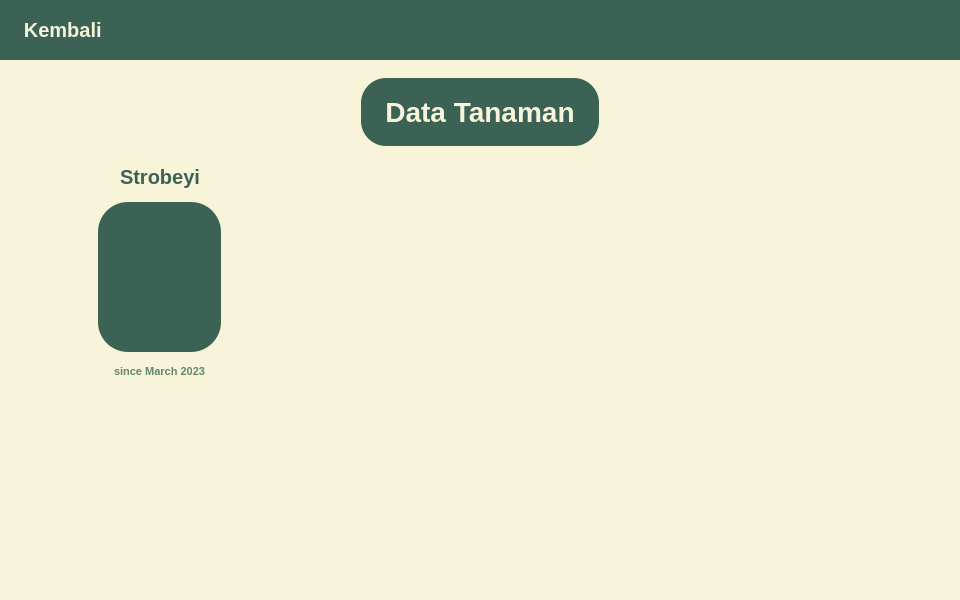
<?xml version="1.0" encoding="UTF-8"?>
<ui version="4.0">
 <class>MainWindow</class>
 <widget class="QMainWindow" name="MainWindow">
  <property name="geometry">
   <rect>
    <x>0</x>
    <y>0</y>
    <width>960</width>
    <height>600</height>
   </rect>
  </property>
  <property name="windowTitle">
   <string>MainWindow</string>
  </property>
  <property name="styleSheet">
   <string notr="true">*{
	border: none;
	background-color: transparent;
	background: transparent;
	padding: 0;
	margin: 0;
}</string>
  </property>
  <widget class="QWidget" name="centralwidget">
   <layout class="QVBoxLayout" name="verticalLayout">
    <property name="spacing">
     <number>0</number>
    </property>
    <property name="leftMargin">
     <number>0</number>
    </property>
    <property name="topMargin">
     <number>0</number>
    </property>
    <property name="rightMargin">
     <number>0</number>
    </property>
    <property name="bottomMargin">
     <number>0</number>
    </property>
    <item>
     <widget class="QFrame" name="header">
      <property name="minimumSize">
       <size>
        <width>0</width>
        <height>60</height>
       </size>
      </property>
      <property name="styleSheet">
       <string notr="true">#header {
	background-color: #3C6255;
}</string>
      </property>
      <property name="frameShape">
       <enum>QFrame::StyledPanel</enum>
      </property>
      <property name="frameShadow">
       <enum>QFrame::Raised</enum>
      </property>
      <layout class="QHBoxLayout" name="horizontalLayout">
       <item>
        <widget class="QFrame" name="frame_temp">
         <property name="frameShape">
          <enum>QFrame::StyledPanel</enum>
         </property>
         <property name="frameShadow">
          <enum>QFrame::Raised</enum>
         </property>
         <layout class="QHBoxLayout" name="horizontalLayout_3">
          <property name="topMargin">
           <number>0</number>
          </property>
          <property name="bottomMargin">
           <number>0</number>
          </property>
          <item alignment="Qt::AlignLeft">
           <widget class="QPushButton" name="btn_back">
            <property name="styleSheet">
             <string notr="true">#btn_back {
	color: #F7F4D9;
	font-size: 20px;
	font-weight: 600;
}

#btn_back:hover {
	color: #DEDBC0;
}</string>
            </property>
            <property name="text">
             <string> Kembali</string>
            </property>
            <property name="icon">
             <iconset resource="../artikel/resources.qrc">
              <normaloff>:/icons/left__arrow2.svg</normaloff>:/icons/left__arrow2.svg</iconset>
            </property>
            <property name="iconSize">
             <size>
              <width>24</width>
              <height>24</height>
             </size>
            </property>
            <property name="autoExclusive">
             <bool>false</bool>
            </property>
            <property name="flat">
             <bool>false</bool>
            </property>
           </widget>
          </item>
         </layout>
        </widget>
       </item>
       <item>
        <widget class="QFrame" name="frame_logo">
         <property name="frameShape">
          <enum>QFrame::StyledPanel</enum>
         </property>
         <property name="frameShadow">
          <enum>QFrame::Raised</enum>
         </property>
         <layout class="QHBoxLayout" name="horizontalLayout_2">
          <property name="spacing">
           <number>0</number>
          </property>
          <property name="leftMargin">
           <number>0</number>
          </property>
          <property name="topMargin">
           <number>0</number>
          </property>
          <property name="rightMargin">
           <number>0</number>
          </property>
          <property name="bottomMargin">
           <number>0</number>
          </property>
          <item>
           <widget class="QLabel" name="logo">
            <property name="minimumSize">
             <size>
              <width>0</width>
              <height>0</height>
             </size>
            </property>
            <property name="maximumSize">
             <size>
              <width>42</width>
              <height>42</height>
             </size>
            </property>
            <property name="pixmap">
             <pixmap>../artikel/logo_circle.png</pixmap>
            </property>
            <property name="scaledContents">
             <bool>true</bool>
            </property>
           </widget>
          </item>
         </layout>
        </widget>
       </item>
       <item>
        <widget class="QFrame" name="frame_temp_2">
         <property name="frameShape">
          <enum>QFrame::StyledPanel</enum>
         </property>
         <property name="frameShadow">
          <enum>QFrame::Raised</enum>
         </property>
        </widget>
       </item>
      </layout>
     </widget>
    </item>
    <item>
     <widget class="QScrollArea" name="scrollArea">
      <property name="styleSheet">
       <string notr="true">#scrollArea {
	background-color: #F7F4D9;
}

QScrollBar:vertical {
	border: none;
	width: 20px;
	margin: 5px;
	border-radius: 0px;
 }

/*  HANDLE BAR VERTICAL */
QScrollBar::handle:vertical {	
	background-color: #3C6255;
	min-height: 20px;
	border-radius: 5px;
}

QScrollBar::handle:vertical:hover{	
	background-color: #23493C;
}

/* BTN TOP - SCROLLBAR */
QScrollBar::sub-line:vertical {
	height: 0px;
}

/* BTN BOTTOM - SCROLLBAR */
QScrollBar::add-line:vertical {
	height: 0px;
}

/* RESET ARROW */
QScrollBar::up-arrow:vertical, QScrollBar::down-arrow:vertical {
	background: none;
}
QScrollBar::add-page:vertical, QScrollBar::sub-page:vertical {
	background: none;
}
</string>
      </property>
      <property name="widgetResizable">
       <bool>true</bool>
      </property>
      <widget class="QWidget" name="scrollAreaWidgetContents">
       <property name="geometry">
        <rect>
         <x>0</x>
         <y>0</y>
         <width>960</width>
         <height>540</height>
        </rect>
       </property>
       <layout class="QVBoxLayout" name="verticalLayout_2">
        <property name="spacing">
         <number>0</number>
        </property>
        <property name="leftMargin">
         <number>0</number>
        </property>
        <property name="topMargin">
         <number>0</number>
        </property>
        <property name="rightMargin">
         <number>0</number>
        </property>
        <property name="bottomMargin">
         <number>0</number>
        </property>
        <item>
         <widget class="QFrame" name="main">
          <property name="sizePolicy">
           <sizepolicy hsizetype="Preferred" vsizetype="MinimumExpanding">
            <horstretch>0</horstretch>
            <verstretch>0</verstretch>
           </sizepolicy>
          </property>
          <property name="styleSheet">
           <string notr="true">#main {
	background-color: #F7F4D9;
}</string>
          </property>
          <property name="frameShape">
           <enum>QFrame::StyledPanel</enum>
          </property>
          <property name="frameShadow">
           <enum>QFrame::Raised</enum>
          </property>
          <layout class="QVBoxLayout" name="verticalLayout_3">
           <property name="leftMargin">
            <number>18</number>
           </property>
           <property name="rightMargin">
            <number>18</number>
           </property>
           <item>
            <widget class="QFrame" name="frame_title">
             <property name="sizePolicy">
              <sizepolicy hsizetype="Preferred" vsizetype="Maximum">
               <horstretch>0</horstretch>
               <verstretch>0</verstretch>
              </sizepolicy>
             </property>
             <layout class="QHBoxLayout" name="horizontalLayout_5">
              <property name="bottomMargin">
               <number>9</number>
              </property>
              <item alignment="Qt::AlignHCenter|Qt::AlignVCenter">
               <widget class="QLabel" name="label_title_tdl">
                <property name="minimumSize">
                 <size>
                  <width>238</width>
                  <height>68</height>
                 </size>
                </property>
                <property name="styleSheet">
                 <string notr="true">#label_title_tdl {
	color: #F7F4D9;
	background-color: #3C6255;
	border-radius: 25px;
	font-size: 28px;
	font-weight: 600;
}</string>
                </property>
                <property name="text">
                 <string>Data Tanaman</string>
                </property>
                <property name="alignment">
                 <set>Qt::AlignCenter</set>
                </property>
               </widget>
              </item>
             </layout>
            </widget>
           </item>
           <item>
            <widget class="QFrame" name="frame_data_tanaman">
             <property name="minimumSize">
              <size>
               <width>0</width>
               <height>100</height>
              </size>
             </property>
             <property name="frameShape">
              <enum>QFrame::StyledPanel</enum>
             </property>
             <property name="frameShadow">
              <enum>QFrame::Raised</enum>
             </property>
             <layout class="QVBoxLayout" name="verticalLayout_5">
              <property name="spacing">
               <number>0</number>
              </property>
              <property name="leftMargin">
               <number>0</number>
              </property>
              <property name="topMargin">
               <number>0</number>
              </property>
              <property name="rightMargin">
               <number>0</number>
              </property>
              <property name="bottomMargin">
               <number>0</number>
              </property>
              <item>
               <layout class="QGridLayout" name="grid_layout_tanaman">
                <property name="horizontalSpacing">
                 <number>36</number>
                </property>
                <property name="verticalSpacing">
                 <number>72</number>
                </property>
                <item row="0" column="0">
                 <widget class="QFrame" name="frame_tanaman_1">
                  <property name="minimumSize">
                   <size>
                    <width>0</width>
                    <height>220</height>
                   </size>
                  </property>
                  <property name="frameShape">
                   <enum>QFrame::StyledPanel</enum>
                  </property>
                  <property name="frameShadow">
                   <enum>QFrame::Raised</enum>
                  </property>
                  <layout class="QVBoxLayout" name="verticalLayout_4">
                   <property name="spacing">
                    <number>0</number>
                   </property>
                   <property name="leftMargin">
                    <number>0</number>
                   </property>
                   <property name="topMargin">
                    <number>0</number>
                   </property>
                   <property name="rightMargin">
                    <number>0</number>
                   </property>
                   <property name="bottomMargin">
                    <number>0</number>
                   </property>
                   <item>
                    <widget class="QFrame" name="frame_nama">
                     <property name="maximumSize">
                      <size>
                       <width>16777215</width>
                       <height>40</height>
                      </size>
                     </property>
                     <property name="frameShape">
                      <enum>QFrame::StyledPanel</enum>
                     </property>
                     <property name="frameShadow">
                      <enum>QFrame::Raised</enum>
                     </property>
                     <layout class="QHBoxLayout" name="horizontalLayout_4">
                      <property name="spacing">
                       <number>0</number>
                      </property>
                      <property name="leftMargin">
                       <number>0</number>
                      </property>
                      <property name="topMargin">
                       <number>0</number>
                      </property>
                      <property name="rightMargin">
                       <number>0</number>
                      </property>
                      <property name="bottomMargin">
                       <number>0</number>
                      </property>
                      <item alignment="Qt::AlignHCenter">
                       <widget class="QLabel" name="label_name">
                        <property name="styleSheet">
                         <string notr="true">#label_name {
	color: #3C6255;
	font-size: 20px;
	font-weight: 800;
}</string>
                        </property>
                        <property name="text">
                         <string>Strobeyi</string>
                        </property>
                       </widget>
                      </item>
                     </layout>
                    </widget>
                   </item>
                   <item>
                    <widget class="QFrame" name="frame_img">
                     <property name="frameShape">
                      <enum>QFrame::StyledPanel</enum>
                     </property>
                     <property name="frameShadow">
                      <enum>QFrame::Raised</enum>
                     </property>
                     <layout class="QVBoxLayout" name="verticalLayout_8">
                      <item alignment="Qt::AlignHCenter">
                       <widget class="QWidget" name="widget_img" native="true">
                        <property name="minimumSize">
                         <size>
                          <width>123</width>
                          <height>150</height>
                         </size>
                        </property>
                        <property name="styleSheet">
                         <string notr="true">#widget_img {
	border-radius:30px;
	background-color: #3C6255;
}</string>
                        </property>
                        <layout class="QVBoxLayout" name="verticalLayout_7">
                         <property name="spacing">
                          <number>0</number>
                         </property>
                         <property name="leftMargin">
                          <number>0</number>
                         </property>
                         <property name="topMargin">
                          <number>0</number>
                         </property>
                         <property name="rightMargin">
                          <number>0</number>
                         </property>
                         <property name="bottomMargin">
                          <number>0</number>
                         </property>
                        </layout>
                       </widget>
                      </item>
                     </layout>
                    </widget>
                   </item>
                   <item>
                    <widget class="QFrame" name="frame_date">
                     <property name="maximumSize">
                      <size>
                       <width>16777215</width>
                       <height>20</height>
                      </size>
                     </property>
                     <property name="frameShape">
                      <enum>QFrame::StyledPanel</enum>
                     </property>
                     <property name="frameShadow">
                      <enum>QFrame::Raised</enum>
                     </property>
                     <layout class="QVBoxLayout" name="verticalLayout_6">
                      <property name="spacing">
                       <number>0</number>
                      </property>
                      <property name="leftMargin">
                       <number>0</number>
                      </property>
                      <property name="topMargin">
                       <number>0</number>
                      </property>
                      <property name="rightMargin">
                       <number>0</number>
                      </property>
                      <property name="bottomMargin">
                       <number>0</number>
                      </property>
                      <item alignment="Qt::AlignHCenter">
                       <widget class="QLabel" name="label_date">
                        <property name="styleSheet">
                         <string notr="true">#label_date {
	color: #61876E;
	font-size: 11px;
	font-weight: 600;
}</string>
                        </property>
                        <property name="text">
                         <string>since March 2023</string>
                        </property>
                       </widget>
                      </item>
                     </layout>
                    </widget>
                   </item>
                  </layout>
                 </widget>
                </item>
                <item row="0" column="2">
                 <widget class="QFrame" name="frame_tanaman_3">
                  <property name="minimumSize">
                   <size>
                    <width>0</width>
                    <height>220</height>
                   </size>
                  </property>
                  <property name="frameShape">
                   <enum>QFrame::StyledPanel</enum>
                  </property>
                  <property name="frameShadow">
                   <enum>QFrame::Raised</enum>
                  </property>
                 </widget>
                </item>
                <item row="0" column="1">
                 <widget class="QFrame" name="frame_tanaman_2">
                  <property name="minimumSize">
                   <size>
                    <width>0</width>
                    <height>220</height>
                   </size>
                  </property>
                  <property name="frameShape">
                   <enum>QFrame::StyledPanel</enum>
                  </property>
                  <property name="frameShadow">
                   <enum>QFrame::Raised</enum>
                  </property>
                 </widget>
                </item>
               </layout>
              </item>
             </layout>
            </widget>
           </item>
           <item>
            <spacer name="verticalSpacer_3">
             <property name="orientation">
              <enum>Qt::Vertical</enum>
             </property>
             <property name="sizeHint" stdset="0">
              <size>
               <width>0</width>
               <height>20</height>
              </size>
             </property>
            </spacer>
           </item>
          </layout>
         </widget>
        </item>
       </layout>
      </widget>
     </widget>
    </item>
   </layout>
  </widget>
 </widget>
 <resources>
  <include location="../artikel/resources.qrc"/>
 </resources>
 <connections/>
</ui>
